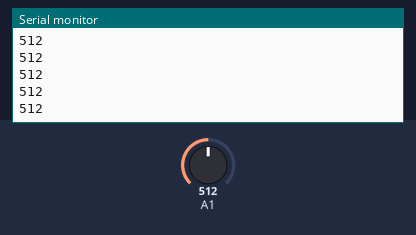
The sketch below on a simulated Arduino Uno, built with avr-gcc and run on an emulated ATmega328P. Parts: the last lines printed to the serial monitor. Inputs (shaded band) come from the test bench; at power-on: A1 = 512.

Above: at 1.2 s.
1.3 s: A1 set to 716
At 2.3 s:
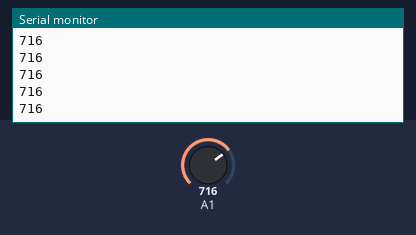
2.8 s: A1 set to 900
At 3.8 s:
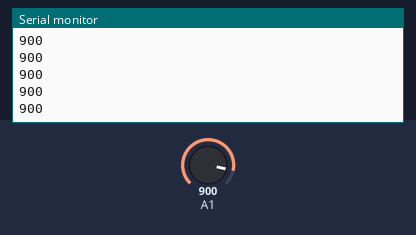
Timing chart, 0 to 5.8 s (numbered marks = the images above; inputs shaded):
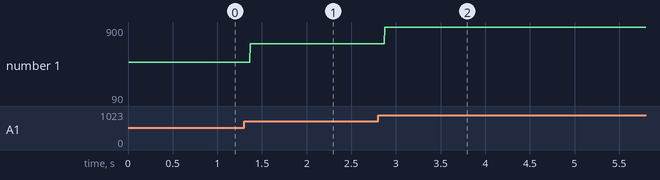

Measured:
- after the input at 1.3 s, the serial monitor: prints a new line after 0.07 s (image 1)
- after the input at 2.8 s, the serial monitor: prints a new line after 0.07 s (image 2)
- plotted number 1: 512 → 716 after the input at 1.3 s, 716 → 90 after the input at 2.8 s

The sketch:

sketch_may23c.ino
```cpp
void setup() {
  // put your setup code here, to run once:
  Serial.begin(9600);
  Serial.println("Ready");
}

void loop() {
  // put your main code here, to run repeatedly:
  Serial.println(analogRead(A1));
}
```
